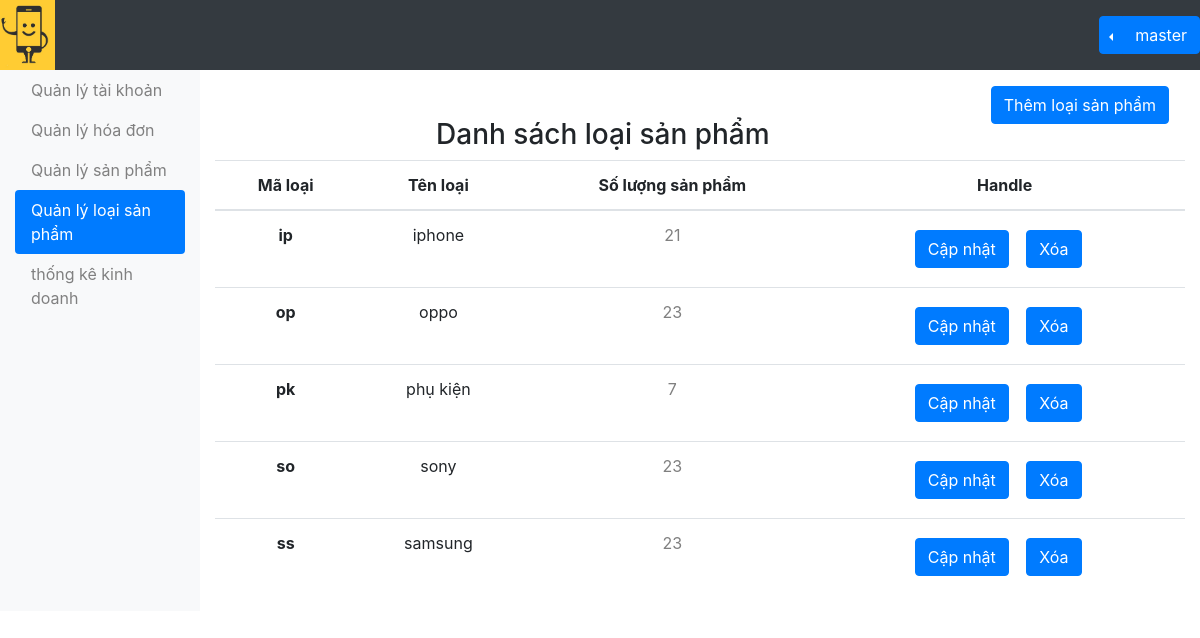
Page /quanlyLoaiSP.php (signed in) on the earlier database version.
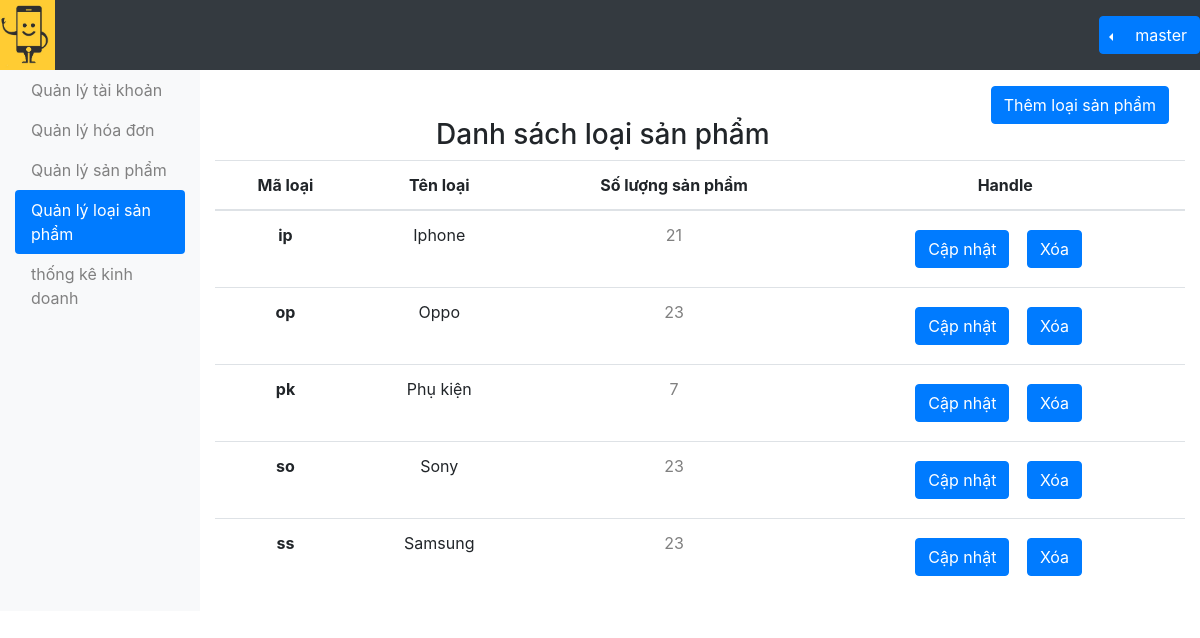
Same page on the later database version.
### tables this page shows
CREATE TABLE `loaisp` (
  `MaLoaiSP` varchar(30) NOT NULL,
  `TenLoaiSP` varchar(30) NOT NULL
);

### quanlyLoaiSP.php (the view, shortened to what this page needs)
<!DOCTYPE html>
<html lang="en">
<?php
require("DataProvider.php");
include("css.php") ?>
<body>
  <?php
  include("./naviagte.php");
  ?>
  <div class="d-flex flex-wrap">
    <?php include("./headerAdmin.php"); ?>
    <div class="col-md-9 ml-sm-auto col-lg-10 pt-3">
      <h3>
        <a href="xlLoaiSP.php" class="btn btn-primary mr-sm-3" style="float:right;"> Thêm loại sản phẩm </a>
      </h3>
      <br>
      <h3 class="text-center">
        Danh sách loại sản phẩm
      </h3>
      <table class="table min-h">
        <thead>
          <tr class="text-center">
            <th scope="col">Mã loại </th>
            <th scope="col">Tên loại</th>
            <th scope="col">Số lượng sản phẩm</th>
            <th scope="col">Handle</th>
          </tr>
        </thead>
        <tbody>
          <?php
          $sql = 'SELECT COUNT(sanpham.MaLoaiSP) as soluong,loaisp.MaLoaiSP ,loaisp.TenLoaiSP
      FROM loaisp LEFT JOIN sanpham
      ON loaisp.MaLoaiSP=sanpham.MaLoaiSP
      GROUP BY loaisp.MaLoaiSP';
          $result = mysqli_query($conn, $sql);
          while ($row = mysqli_fetch_array($result)) {
            $MaLoaiSP = $row['MaLoaiSP'];
            $TenLoaiSP = $row['TenLoaiSP'];
            $soluong = $row['soluong'];
            echo '
                   <tr class="text-center">
                     <th >' . $MaLoaiSP . '</th>
                     <td>' . $TenLoaiSP . '</td>
                     <td>
                       <a href="quanlysp.php?tl=' . $MaLoaiSP . '">
                       ' . $soluong . '
                       </a>
                     </td>
                     <td>
                       <a href="xlLoaiSP.php?id=' . $MaLoaiSP . '">
                         <div class="btn btn-primary">Cập nhật</div>
                       </a>
                       <form class="btn" action="xlLoaiSP.php" method="post">
                          <input type="hidden" name="loai" value="Xoá">
                          <input type="hidden" name="MaLoaiSP" value="' . $MaLoaiSP . '">
                          <input class="btn btn-primary" type="submit" value="Xóa">
                        </form>
                     </td>
                   </tr>';
          }
          ?>
        </tbody>
      </table>
    </div>
  </div>
</body>
</html>

### css.php (shortened to what this page needs)
<head>
    <link rel="stylesheet" type="text/css" href="css/main.css">
    <link rel="stylesheet" type="text/css" href="css/footer.css">
    <link rel="stylesheet" type="text/css" href="css/nut-chuyen-trang.css">
    <link rel="stylesheet" type="text/css" href="css/bootstrap.css">
    <link rel="stylesheet" href="css/header.css">
</head>

### naviagte.php (shortened to what this page needs)
<nav class="navbar navbar-dark sticky-top bg-dark flex-md-nowrap p-0">
    <img src="./Images/logo1.png" style="height: 70px" alt="" srcset="">
    <div class="btn-group">
        <div class="btn-group dropleft" role="group">
            <button type="button" class="btn btn-primary dropdown-toggle dropdown-toggle-split" data-toggle="dropdown" aria-haspopup="true" aria-expanded="false">
            </button>
        </div>
        <button type="button" class="btn btn-primary">
            <span class=""><?php echo  $_SESSION['member']; ?></span>
        </button>
    </div>
</nav>

### headerAdmin.php (shortened to what this page needs)
<?php
$quuyen = $_SESSION['Quyen'];
switch ($quuyen) {
    case 'master':
?>
        <div class="col-md-2 d-none d-md-block bg-light sidebar ">
            <ul class="nav nav-pills flex-column mb-auto">
                <li>
                    <a class="nav-link link-body-emphasis qltk" href="quanlyaccount.php">Quản lý tài khoản</a>
                </li>
                <li>
                    <a class="nav-link link-body-emphasis qlhd" href="quanlyhoadon.php">Quản lý hóa đơn</a>
                </li>
                <li>
                    <a class="nav-link link-body-emphasis qlsp" href="quanlysp.php">Quản lý sản phẩm</a>
                </li>
                <li>
                    <a class="nav-link link-body-emphasis qllsp" href="quanlyLoaiSP.php">Quản lý loại sản phẩm</a>
                </li>
                <li>
                    <a class="nav-link link-body-emphasis tkkd" href="thongke.php">thống kê kinh doanh</a>
                </li>
            </ul>
        </div>
    <?php
        break;
    ?>
<?php
}
?>

Differences in the rows shown:
changed loaisp "ip": TenLoaiSP "iphone" → "Iphone"
changed loaisp "op": TenLoaiSP "oppo" → "Oppo"
changed loaisp "pk": TenLoaiSP "phụ kiện" → "Phụ kiện"
changed loaisp "so": TenLoaiSP "sony" → "Sony"
changed loaisp "ss": TenLoaiSP "samsung" → "Samsung"
